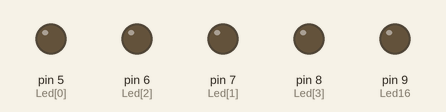
The sketch below on a simulated Arduino Uno, built with avr-gcc and run on an emulated ATmega328P. Parts: output pins drawn as LEDs (lit = HIGH).

Above: at 0.2 s.
At 1.2 s:
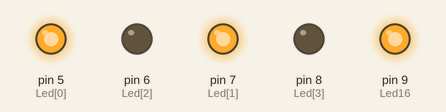
At 1.7 s:
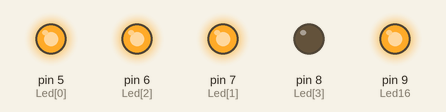
At 2.2 s:
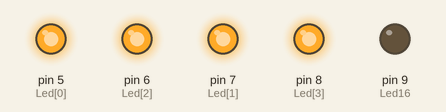
At 3.2 s:
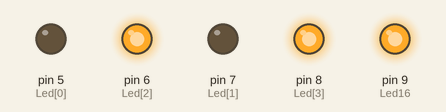
At 4.7 s:
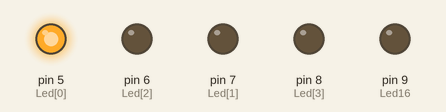
Timing chart, 0 to 5.2 s (numbered marks = the images above):
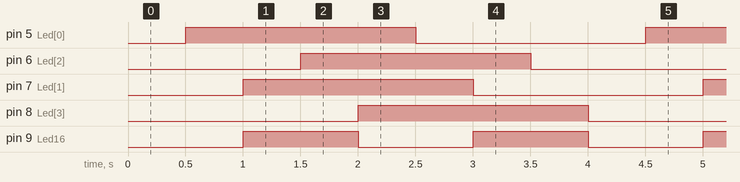

The sketch:

lab1-2_hw4_b.ino
```cpp
#include <MsTimer2.h>

// PIN-LED
//  5 - 1
//  6 - 2
//  7 - 9
//  8 - 10

int Led[4] = {5, 7, 6, 8}; // LED:1,9,2,10
int Led16 = 9; // LED16을 9번 digital pin에 연결

void LedControl() {
  static int counter = 0;
  static byte output = HIGH;
  static byte output16 = HIGH;

  digitalWrite(Led[counter++], output);
  if (counter > 3) {
    counter = 0;
    output = !output;
  }
  // 1초마다 LED16을 점등한다.
  if (counter % 2 == 0)
  {
    digitalWrite(Led16, output16);
    output16 = !output16;
  }
}

void setup() {
  int i;
  for (i = 0; i < 4; i++)
    pinMode(Led[i], OUTPUT);
  pinMode(Led16, OUTPUT);
  MsTimer2::set(500, LedControl);
  MsTimer2::start();
}

void loop() {
}
```

Measured:
- by itself, pin 5 (Led[0]), pin 6 (Led[2]), pin 7 (Led[1]), pin 8 (Led[3]): alternates HIGH for 2.0 s and LOW for 2.0 s
- by itself, pin 9 (Led16): alternates HIGH for 1.0 s and LOW for 1.0 s
- by itself, everything shown: repeats every 4.0 s, in 8 steps
